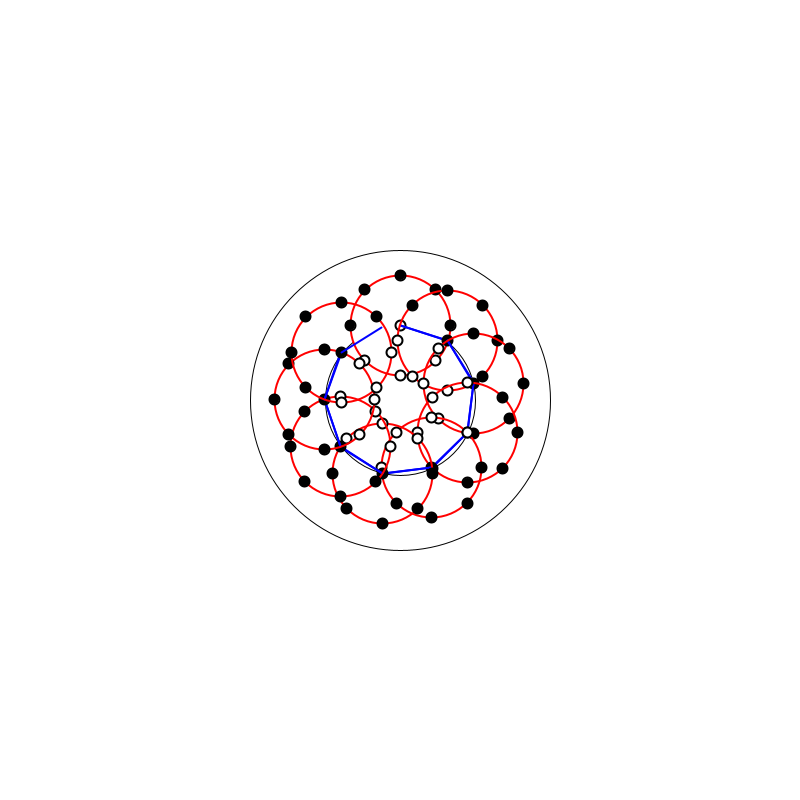
Frame 1 (no input)
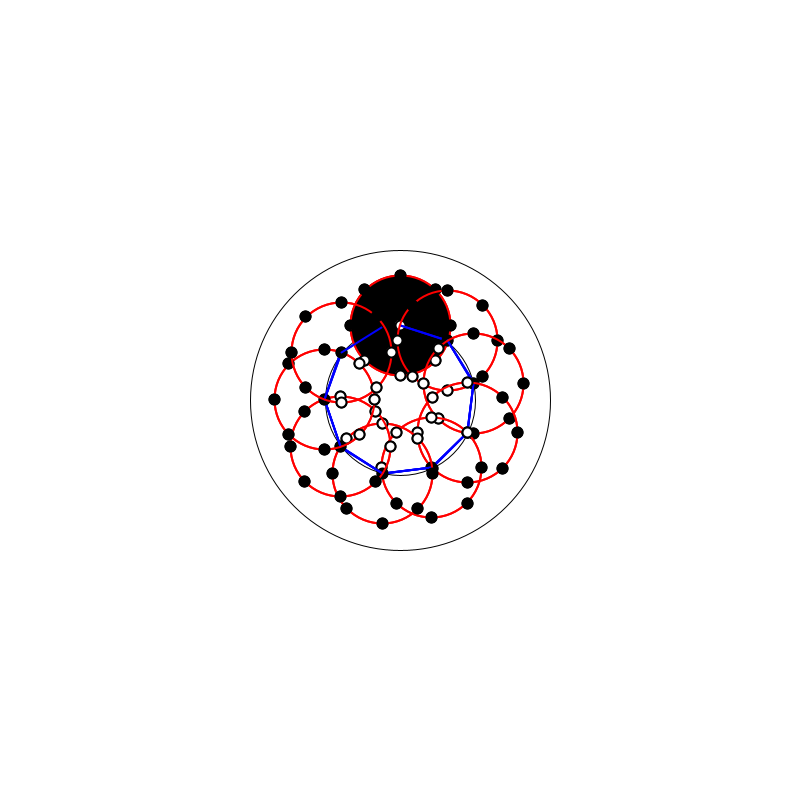
Frame 2 (the mouse pressed at the canvas centre, redrawn once)

The Processing sketch that drew these frames (run headless with seeded random() and noise(); the mouse was pressed at the canvas centre and the sketch redrawn once):

// Processing sketch: implicit_poly2D
// ── implicit_poly2D.pde
float r;
IntList radius;
IntList weight;
IntList cx;
IntList cy;
float threshold=0;
FloatList cPointX;
FloatList cPointY;

float[] table;
int[] table2; 
float ex, ey, eex, eey;

void setup() {
  size(800, 800);
  smooth();
  strokeWeight(1);

  background(255);
  
  noLoop();


  table = new float[9];
  table2 = new int[9];

  cx = new IntList();
  cy = new IntList();
  radius = new IntList();
  weight = new IntList();

  cx.append(400);
  cy.append(400);
  radius.append(150);
  weight.append(2);

  threshold =1.0;
  r=50;
  
  ellipse(cx.get(0), cy.get(0), radius.get(0)*2, radius.get(0)*2);
  ellipse(cx.get(0), cy.get(0), radius.get(0), radius.get(0));
}

void draw() {
  strokeWeight(2);
  stroke(255, 0, 0);
  float x=width/2;
  float y=height/2-(radius.get(0)/2);

  point(x, y);
  ellipse(x, y, r*2, r*2);

  cPointX = new FloatList();
  cPointY = new FloatList();
  cPointX.append(x);
  cPointY.append(y);
  for (int i = 0; i < 360; i+=45) {
    float xx = r*cos(radians(i))+x;
    float yy = r*sin(radians(i))+y;


    point(xx, yy);

    cPointX.append(xx);
    cPointY.append(yy);
  }

  for (int j=0; j<cPointX.size(); j++)
  {
    table[j]=metaball(cPointX.get(j), cPointY.get(j), 1);
    print(table[j]+"\t");
    if (table[j]>=threshold)
    {
      table2[j] = 1;
    } else
    {
      table2[j] = 0;
    }
    fill(table2[j]*255);
    stroke(0);
    Grid_circle(10, cPointX.get(j), cPointY.get(j));
  }

  if (table[0]>=threshold) {
    if (table[3]<threshold) {
      ex=metalerp(cPointX.get(0), cPointX.get(3), table[0], table[3], threshold);
      ey=metalerp(cPointY.get(0), cPointY.get(3), table[0], table[3], threshold);
    } else if (table[7]<threshold) {
      ex=metalerp(cPointX.get(0), cPointX.get(7), table[0], table[7], threshold);
      ey=metalerp(cPointY.get(0), cPointY.get(7), table[0], table[7], threshold);
    }
  } else
  {
    if (table[3]<threshold) {
      ex=metalerp(cPointX.get(0), cPointX.get(3), table[0], table[7], threshold);
      ey=metalerp(cPointY.get(0), cPointY.get(3), table[0], table[7], threshold);
    } else if (table[7]<threshold) {
      ex=metalerp(cPointX.get(0), cPointX.get(7), table[0], table[7], threshold);
      ey=metalerp(cPointY.get(0), cPointY.get(7), table[0], table[7], threshold);
    }
  }


  if ((table[1]>=threshold)&&(table[8]<threshold)) {
    eex=metalerp(cPointX.get(1), cPointX.get(8), table[1], table[8], threshold);
    eey=metalerp(cPointY.get(1), cPointY.get(8), table[1], table[8], threshold);
  } else if ((table[2]>=threshold)&&(table[1]<threshold)) {
    eex=metalerp(cPointX.get(2), cPointX.get(1), table[2], table[1], threshold);
    eey=metalerp(cPointY.get(2), cPointY.get(1), table[2], table[1], threshold);
  } else if ((table[3]>=threshold)&&(table[2]<threshold)) {
    eex=metalerp(cPointX.get(3), cPointX.get(2), table[3], table[2], threshold);
    eey=metalerp(cPointY.get(3), cPointY.get(2), table[3], table[2], threshold);
  } else if ((table[4]>=threshold)&&(table[3]<threshold)) {
    eex=metalerp(cPointX.get(4), cPointX.get(3), table[4], table[3], threshold);
    eey=metalerp(cPointY.get(4), cPointY.get(3), table[4], table[3], threshold);
  } else if ((table[5]>=threshold)&&(table[4]<threshold)) {
    eex=metalerp(cPointX.get(5), cPointX.get(4), table[5], table[4], threshold);
    eey=metalerp(cPointY.get(5), cPointY.get(4), table[5], table[4], threshold);
  } else if ((table[6]>=threshold)&&(table[5]<threshold)) {
    eex=metalerp(cPointX.get(6), cPointX.get(5), table[6], table[5], threshold);
    eey=metalerp(cPointY.get(6), cPointY.get(5), table[6], table[5], threshold);
  } else if ((table[7]>=threshold)&&(table[6]<threshold)) {
    eex=metalerp(cPointX.get(7), cPointX.get(6), table[7], table[6], threshold);
    eey=metalerp(cPointY.get(7), cPointY.get(6), table[7], table[6], threshold);
  } else if ((table[8]>=threshold)&&(table[7]<threshold)) {
    eex=metalerp(cPointX.get(8), cPointX.get(7), table[8], table[7], threshold);
    eey=metalerp(cPointY.get(8), cPointY.get(7), table[8], table[7], threshold);
  }

  stroke(0,0,255);
  strokeWeight(2);
  line(ex, ey, eex, eey);
  
  PVector p = new PVector();
  PVector p1 = new PVector();
  p.set(ex,ey);
  p1.set(eex,eey);
  p1.sub(ex,ey);
  print(p1);
  p1.normalize();
  print(p1);
  p1.mult(r);
    print(p1);
    p1.add(ex,ey);
    
    print(p1);
   line(ex, ey, p1.x, p1.y);
   x=p1.x;
  y=p1.y;
  
  noFill();
  strokeWeight(2);
  stroke(255, 0, 0);
  point(x, y);
  ellipse(x, y, r*2, r*2);
  
  cPointX = new FloatList();
  cPointY = new FloatList();
  cPointX.append(x);
  cPointY.append(y);
  for (int i = 0; i < 360; i+=45) {
    float xx = r*cos(radians(i))+x;
    float yy = r*sin(radians(i))+y;


    point(xx, yy);

    cPointX.append(xx);
    cPointY.append(yy);
  }
  
  print("\n");

  for (int j=0; j<cPointX.size(); j++)
  {
    table[j]=metaball(cPointX.get(j), cPointY.get(j), 1);
    print(table[j]+"\t");
    if (table[j]>=threshold)
    {
      table2[j] = 1;
    } else
    {
      table2[j] = 0;
    }
    fill(table2[j]*255);
    stroke(0);
    Grid_circle(10, cPointX.get(j), cPointY.get(j));
  }

  //if (table[0]>=threshold) {
  //  if (table[3]<threshold) {
  //    ex=metalerp(cPointX.get(0), cPointX.get(3), table[0], table[3], threshold);
  //    ey=metalerp(cPointY.get(0), cPointY.get(3), table[0], table[3], threshold);
  //  } else if (table[7]<threshold) {
  //    ex=metalerp(cPointX.get(0), cPointX.get(7), table[0], table[7], threshold);
  //    ey=metalerp(cPointY.get(0), cPointY.get(7), table[0], table[7], threshold);
  //  }
  //} else
  //{
  //  if (table[3]<threshold) {
  //    ex=metalerp(cPointX.get(0), cPointX.get(3), table[0], table[7], threshold);
  //    ey=metalerp(cPointY.get(0), cPointY.get(3), table[0], table[7], threshold);
  //  } else if (table[7]<threshold) {
  //    ex=metalerp(cPointX.get(0), cPointX.get(7), table[0], table[7], threshold);
  //    ey=metalerp(cPointY.get(0), cPointY.get(7), table[0], table[7], threshold);
  //  }
  //}  
  ex=cPointX.get(0);
  ey=cPointY.get(0);
  
  if ((table[1]>=threshold)&&(table[8]<threshold)) {
    eex=metalerp(cPointX.get(1), cPointX.get(8), table[1], table[8], threshold);
    eey=metalerp(cPointY.get(1), cPointY.get(8), table[1], table[8], threshold);
  } else if ((table[2]>=threshold)&&(table[1]<threshold)) {
    eex=metalerp(cPointX.get(2), cPointX.get(1), table[2], table[1], threshold);
    eey=metalerp(cPointY.get(2), cPointY.get(1), table[2], table[1], threshold);
  } else if ((table[3]>=threshold)&&(table[2]<threshold)) {
    eex=metalerp(cPointX.get(3), cPointX.get(2), table[3], table[2], threshold);
    eey=metalerp(cPointY.get(3), cPointY.get(2), table[3], table[2], threshold);
  } else if ((table[4]>=threshold)&&(table[3]<threshold)) {
    eex=metalerp(cPointX.get(4), cPointX.get(3), table[4], table[3], threshold);
    eey=metalerp(cPointY.get(4), cPointY.get(3), table[4], table[3], threshold);
  } else if ((table[5]>=threshold)&&(table[4]<threshold)) {
    eex=metalerp(cPointX.get(5), cPointX.get(4), table[5], table[4], threshold);
    eey=metalerp(cPointY.get(5), cPointY.get(4), table[5], table[4], threshold);
  } else if ((table[6]>=threshold)&&(table[5]<threshold)) {
    eex=metalerp(cPointX.get(6), cPointX.get(5), table[6], table[5], threshold);
    eey=metalerp(cPointY.get(6), cPointY.get(5), table[6], table[5], threshold);
  } else if ((table[7]>=threshold)&&(table[6]<threshold)) {
    eex=metalerp(cPointX.get(7), cPointX.get(6), table[7], table[6], threshold);
    eey=metalerp(cPointY.get(7), cPointY.get(6), table[7], table[6], threshold);
  } else if ((table[8]>=threshold)&&(table[7]<threshold)) {
    eex=metalerp(cPointX.get(8), cPointX.get(7), table[8], table[7], threshold);
    eey=metalerp(cPointY.get(8), cPointY.get(7), table[8], table[7], threshold);
  }

  stroke(0,0,255);
  strokeWeight(2);
  line(ex, ey, eex, eey);
  
  
  
   p = new PVector();
   p1 = new PVector();
  p.set(ex,ey);
  p1.set(eex,eey);
  p1.sub(ex,ey);
  print(p1);
  p1.normalize();
  print(p1);
  p1.mult(r);
    print(p1);
    p1.add(ex,ey);
    
    print(p1);
   line(ex, ey, p1.x, p1.y);
   x=p1.x;
  y=p1.y;
  
  
  noFill();
  strokeWeight(2);
  stroke(255, 0, 0);
  point(x, y);
  ellipse(x, y, r*2, r*2);
  
  cPointX = new FloatList();
  cPointY = new FloatList();
  cPointX.append(x);
  cPointY.append(y);
  for (int i = 0; i < 360; i+=45) {
    float xx = r*cos(radians(i))+x;
    float yy = r*sin(radians(i))+y;


    point(xx, yy);

    cPointX.append(xx);
    cPointY.append(yy);
  }

    print("\n");
  for (int j=0; j<cPointX.size(); j++)
  {
    table[j]=metaball(cPointX.get(j), cPointY.get(j), 1);
    print(table[j]+"\t");
    if (table[j]>=threshold)
    {
      table2[j] = 1;
    } else
    {
      table2[j] = 0;
    }
    fill(table2[j]*255);
    stroke(0);
    Grid_circle(10, cPointX.get(j), cPointY.get(j));
  }

  //if (table[0]>=threshold) {
  //  if (table[3]<threshold) {
  //    ex=metalerp(cPointX.get(0), cPointX.get(3), table[0], table[3], threshold);
  //    ey=metalerp(cPointY.get(0), cPointY.get(3), table[0], table[3], threshold);
  //  } else if (table[7]<threshold) {
  //    ex=metalerp(cPointX.get(0), cPointX.get(7), table[0], table[7], threshold);
  //    ey=metalerp(cPointY.get(0), cPointY.get(7), table[0], table[7], threshold);
  //  }
  //} else
  //{
  //  if (table[3]<threshold) {
  //    ex=metalerp(cPointX.get(0), cPointX.get(3), table[0], table[7], threshold);
  //    ey=metalerp(cPointY.get(0), cPointY.get(3), table[0], table[7], threshold);
  //  } else if (table[7]<threshold) {
  //    ex=metalerp(cPointX.get(0), cPointX.get(7), table[0], table[7], threshold);
  //    ey=metalerp(cPointY.get(0), cPointY.get(7), table[0], table[7], threshold);
  //  }
  //}
   ex=cPointX.get(0);
  ey=cPointY.get(0);
  
  if ((table[1]>=threshold)&&(table[8]<threshold)) {
    eex=metalerp(cPointX.get(1), cPointX.get(8), table[1], table[8], threshold);
    eey=metalerp(cPointY.get(1), cPointY.get(8), table[1], table[8], threshold);
  } else if ((table[2]>=threshold)&&(table[1]<threshold)) {
    eex=metalerp(cPointX.get(2), cPointX.get(1), table[2], table[1], threshold);
    eey=metalerp(cPointY.get(2), cPointY.get(1), table[2], table[1], threshold);
  } else if ((table[3]>=threshold)&&(table[2]<threshold)) {
    eex=metalerp(cPointX.get(3), cPointX.get(2), table[3], table[2], threshold);
    eey=metalerp(cPointY.get(3), cPointY.get(2), table[3], table[2], threshold);
  } else if ((table[4]>=threshold)&&(table[3]<threshold)) {
    eex=metalerp(cPointX.get(4), cPointX.get(3), table[4], table[3], threshold);
    eey=metalerp(cPointY.get(4), cPointY.get(3), table[4], table[3], threshold);
  } else if ((table[5]>=threshold)&&(table[4]<threshold)) {
    eex=metalerp(cPointX.get(5), cPointX.get(4), table[5], table[4], threshold);
    eey=metalerp(cPointY.get(5), cPointY.get(4), table[5], table[4], threshold);
  } else if ((table[6]>=threshold)&&(table[5]<threshold)) {
    eex=metalerp(cPointX.get(6), cPointX.get(5), table[6], table[5], threshold);
    eey=metalerp(cPointY.get(6), cPointY.get(5), table[6], table[5], threshold);
  } else if ((table[7]>=threshold)&&(table[6]<threshold)) {
    eex=metalerp(cPointX.get(7), cPointX.get(6), table[7], table[6], threshold);
    eey=metalerp(cPointY.get(7), cPointY.get(6), table[7], table[6], threshold);
  } else if ((table[8]>=threshold)&&(table[7]<threshold)) {
    eex=metalerp(cPointX.get(8), cPointX.get(7), table[8], table[7], threshold);
    eey=metalerp(cPointY.get(8), cPointY.get(7), table[8], table[7], threshold);
  }

  stroke(0,0,255);
  strokeWeight(2);
  line(ex, ey, eex, eey);
  
   p = new PVector();
   p1 = new PVector();
  p.set(ex,ey);
  p1.set(eex,eey);
  p1.sub(ex,ey);
  print(p1);
  p1.normalize();
  print(p1);
  p1.mult(r);
    print(p1);
    p1.add(ex,ey);
    
    print(p1);
   line(ex, ey, p1.x, p1.y);
   x=p1.x;
  y=p1.y;
  
  
  noFill();
  strokeWeight(2);
  stroke(255, 0, 0);
  point(x, y);
  ellipse(x, y, r*2, r*2);
  
  cPointX = new FloatList();
  cPointY = new FloatList();
  cPointX.append(x);
  cPointY.append(y);
  for (int i = 0; i < 360; i+=45) {
    float xx = r*cos(radians(i))+x;
    float yy = r*sin(radians(i))+y;


    point(xx, yy);

    cPointX.append(xx);
    cPointY.append(yy);
  }

    print("\n");
  for (int j=0; j<cPointX.size(); j++)
  {
    table[j]=metaball(cPointX.get(j), cPointY.get(j), 1);
    print(table[j]+"\t");
    if (table[j]>=threshold)
    {
      table2[j] = 1;
    } else
    {
      table2[j] = 0;
    }
    fill(table2[j]*255);
    stroke(0);
    Grid_circle(10, cPointX.get(j), cPointY.get(j));
  }

  //if (table[0]>=threshold) {
  //  if (table[3]<threshold) {
  //    ex=metalerp(cPointX.get(0), cPointX.get(3), table[0], table[3], threshold);
  //    ey=metalerp(cPointY.get(0), cPointY.get(3), table[0], table[3], threshold);
  //  } else if (table[7]<threshold) {
  //    ex=metalerp(cPointX.get(0), cPointX.get(7), table[0], table[7], threshold);
  //    ey=metalerp(cPointY.get(0), cPointY.get(7), table[0], table[7], threshold);
  //  }
  //} else
  //{
  //  if (table[3]<threshold) {
  //    ex=metalerp(cPointX.get(0), cPointX.get(3), table[0], table[7], threshold);
  //    ey=metalerp(cPointY.get(0), cPointY.get(3), table[0], table[7], threshold);
  //  } else if (table[7]<threshold) {
  //    ex=metalerp(cPointX.get(0), cPointX.get(7), table[0], table[7], threshold);
  //    ey=metalerp(cPointY.get(0), cPointY.get(7), table[0], table[7], threshold);
  //  }
  //}
   ex=cPointX.get(0);
  ey=cPointY.get(0);
  
  if ((table[1]>=threshold)&&(table[8]<threshold)) {
    eex=metalerp(cPointX.get(1), cPointX.get(8), table[1], table[8], threshold);
    eey=metalerp(cPointY.get(1), cPointY.get(8), table[1], table[8], threshold);
  } else if ((table[2]>=threshold)&&(table[1]<threshold)) {
    eex=metalerp(cPointX.get(2), cPointX.get(1), table[2], table[1], threshold);
    eey=metalerp(cPointY.get(2), cPointY.get(1), table[2], table[1], threshold);
  } else if ((table[3]>=threshold)&&(table[2]<threshold)) {
    eex=metalerp(cPointX.get(3), cPointX.get(2), table[3], table[2], threshold);
    eey=metalerp(cPointY.get(3), cPointY.get(2), table[3], table[2], threshold);
  } else if ((table[4]>=threshold)&&(table[3]<threshold)) {
    eex=metalerp(cPointX.get(4), cPointX.get(3), table[4], table[3], threshold);
    eey=metalerp(cPointY.get(4), cPointY.get(3), table[4], table[3], threshold);
  } else if ((table[5]>=threshold)&&(table[4]<threshold)) {
    eex=metalerp(cPointX.get(5), cPointX.get(4), table[5], table[4], threshold);
    eey=metalerp(cPointY.get(5), cPointY.get(4), table[5], table[4], threshold);
  } else if ((table[6]>=threshold)&&(table[5]<threshold)) {
    eex=metalerp(cPointX.get(6), cPointX.get(5), table[6], table[5], threshold);
    eey=metalerp(cPointY.get(6), cPointY.get(5), table[6], table[5], threshold);
  } else if ((table[7]>=threshold)&&(table[6]<threshold)) {
    eex=metalerp(cPointX.get(7), cPointX.get(6), table[7], table[6], threshold);
    eey=metalerp(cPointY.get(7), cPointY.get(6), table[7], table[6], threshold);
  } else if ((table[8]>=threshold)&&(table[7]<threshold)) {
    eex=metalerp(cPointX.get(8), cPointX.get(7), table[8], table[7], threshold);
    eey=metalerp(cPointY.get(8), cPointY.get(7), table[8], table[7], threshold);
  }

  stroke(0,0,255);
  strokeWeight(2);
  line(ex, ey, eex, eey);
  
     p = new PVector();
   p1 = new PVector();
  p.set(ex,ey);
  p1.set(eex,eey);
  p1.sub(ex,ey);
  print(p1);
  p1.normalize();
  print(p1);
  p1.mult(r);
    print(p1);
    p1.add(ex,ey);
    
    print(p1);
   line(ex, ey, p1.x, p1.y);
   x=p1.x;
  y=p1.y;
  
  noFill();
  strokeWeight(2);
  stroke(255, 0, 0);
  point(x, y);
  ellipse(x, y, r*2, r*2);
  
  cPointX = new FloatList();
  cPointY = new FloatList();
  cPointX.append(x);
  cPointY.append(y);
  for (int i = 0; i < 360; i+=45) {
    float xx = r*cos(radians(i))+x;
    float yy = r*sin(radians(i))+y;


    point(xx, yy);

    cPointX.append(xx);
    cPointY.append(yy);
  }

    print("\n");
  for (int j=0; j<cPointX.size(); j++)
  {
    table[j]=metaball(cPointX.get(j), cPointY.get(j), 1);
    print(table[j]+"\t");
    if (table[j]>=threshold)
    {
      table2[j] = 1;
    } else
    {
      table2[j] = 0;
    }
    fill(table2[j]*255);
    stroke(0);
    Grid_circle(10, cPointX.get(j), cPointY.get(j));
  }

  //if (table[0]>=threshold) {
  //  if (table[3]<threshold) {
  //    ex=metalerp(cPointX.get(0), cPointX.get(3), table[0], table[3], threshold);
  //    ey=metalerp(cPointY.get(0), cPointY.get(3), table[0], table[3], threshold);
  //  } else if (table[7]<threshold) {
  //    ex=metalerp(cPointX.get(0), cPointX.get(7), table[0], table[7], threshold);
  //    ey=metalerp(cPointY.get(0), cPointY.get(7), table[0], table[7], threshold);
  //  }
  //} else
  //{
  //  if (table[3]<threshold) {
  //    ex=metalerp(cPointX.get(0), cPointX.get(3), table[0], table[7], threshold);
  //    ey=metalerp(cPointY.get(0), cPointY.get(3), table[0], table[7], threshold);
  //  } else if (table[7]<threshold) {
  //    ex=metalerp(cPointX.get(0), cPointX.get(7), table[0], table[7], threshold);
  //    ey=metalerp(cPointY.get(0), cPointY.get(7), table[0], table[7], threshold);
  //  }
  //}
   ex=cPointX.get(0);
  ey=cPointY.get(0);
  
  if ((table[1]>=threshold)&&(table[8]<threshold)) {
    eex=metalerp(cPointX.get(1), cPointX.get(8), table[1], table[8], threshold);
    eey=metalerp(cPointY.get(1), cPointY.get(8), table[1], table[8], threshold);
  } else if ((table[2]>=threshold)&&(table[1]<threshold)) {
    eex=metalerp(cPointX.get(2), cPointX.get(1), table[2], table[1], threshold);
    eey=metalerp(cPointY.get(2), cPointY.get(1), table[2], table[1], threshold);
  } else if ((table[3]>=threshold)&&(table[2]<threshold)) {
    eex=metalerp(cPointX.get(3), cPointX.get(2), table[3], table[2], threshold);
    eey=metalerp(cPointY.get(3), cPointY.get(2), table[3], table[2], threshold);
  } else if ((table[4]>=threshold)&&(table[3]<threshold)) {
    eex=metalerp(cPointX.get(4), cPointX.get(3), table[4], table[3], threshold);
    eey=metalerp(cPointY.get(4), cPointY.get(3), table[4], table[3], threshold);
  } else if ((table[5]>=threshold)&&(table[4]<threshold)) {
    eex=metalerp(cPointX.get(5), cPointX.get(4), table[5], table[4], threshold);
    eey=metalerp(cPointY.get(5), cPointY.get(4), table[5], table[4], threshold);
  } else if ((table[6]>=threshold)&&(table[5]<threshold)) {
    eex=metalerp(cPointX.get(6), cPointX.get(5), table[6], table[5], threshold);
    eey=metalerp(cPointY.get(6), cPointY.get(5), table[6], table[5], threshold);
  } else if ((table[7]>=threshold)&&(table[6]<threshold)) {
    eex=metalerp(cPointX.get(7), cPointX.get(6), table[7], table[6], threshold);
    eey=metalerp(cPointY.get(7), cPointY.get(6), table[7], table[6], threshold);
  } else if ((table[8]>=threshold)&&(table[7]<threshold)) {
    eex=metalerp(cPointX.get(8), cPointX.get(7), table[8], table[7], threshold);
    eey=metalerp(cPointY.get(8), cPointY.get(7), table[8], table[7], threshold);
  }

  stroke(0,0,255);
  strokeWeight(2);
  line(ex, ey, eex, eey);
  
    p = new PVector();
   p1 = new PVector();
  p.set(ex,ey);
  p1.set(eex,eey);
  p1.sub(ex,ey);
  print(p1);
  p1.normalize();
  print(p1);
  p1.mult(r);
    print(p1);
    p1.add(ex,ey);
    
    print(p1);
   line(ex, ey, p1.x, p1.y);
   x=p1.x;
  y=p1.y;
  
  noFill();
  strokeWeight(2);
  stroke(255, 0, 0);
  point(x, y);
  ellipse(x, y, r*2, r*2);
  
  cPointX = new FloatList();
  cPointY = new FloatList();
  cPointX.append(x);
  cPointY.append(y);
  for (int i = 0; i < 360; i+=45) {
    float xx = r*cos(radians(i))+x;
    float yy = r*sin(radians(i))+y;


    point(xx, yy);

    cPointX.append(xx);
    cPointY.append(yy);
  }

    print("\n");
  for (int j=0; j<cPointX.size(); j++)
  {
    table[j]=metaball(cPointX.get(j), cPointY.get(j), 1);
    print(table[j]+"\t");
    if (table[j]>=threshold)
    {
      table2[j] = 1;
    } else
    {
      table2[j] = 0;
    }
    fill(table2[j]*255);
    stroke(0);
    Grid_circle(10, cPointX.get(j), cPointY.get(j));
  }

  //if (table[0]>=threshold) {
  //  if (table[3]<threshold) {
  //    ex=metalerp(cPointX.get(0), cPointX.get(3), table[0], table[3], threshold);
  //    ey=metalerp(cPointY.get(0), cPointY.get(3), table[0], table[3], threshold);
  //  } else if (table[7]<threshold) {
  //    ex=metalerp(cPointX.get(0), cPointX.get(7), table[0], table[7], threshold);
  //    ey=metalerp(cPointY.get(0), cPointY.get(7), table[0], table[7], threshold);
  //  }
  //} else
  //{
  //  if (table[3]<threshold) {
  //    ex=metalerp(cPointX.get(0), cPointX.get(3), table[0], table[7], threshold);
  //    ey=metalerp(cPointY.get(0), cPointY.get(3), table[0], table[7], threshold);
  //  } else if (table[7]<threshold) {
  //    ex=metalerp(cPointX.get(0), cPointX.get(7), table[0], table[7], threshold);
  //    ey=metalerp(cPointY.get(0), cPointY.get(7), table[0], table[7], threshold);
  //  }
  //}
   ex=cPointX.get(0);
  ey=cPointY.get(0);
  
  if ((table[1]>=threshold)&&(table[8]<threshold)) {
    eex=metalerp(cPointX.get(1), cPointX.get(8), table[1], table[8], threshold);
    eey=metalerp(cPointY.get(1), cPointY.get(8), table[1], table[8], threshold);
  } else if ((table[2]>=threshold)&&(table[1]<threshold)) {
    eex=metalerp(cPointX.get(2), cPointX.get(1), table[2], table[1], threshold);
    eey=metalerp(cPointY.get(2), cPointY.get(1), table[2], table[1], threshold);
  } else if ((table[3]>=threshold)&&(table[2]<threshold)) {
    eex=metalerp(cPointX.get(3), cPointX.get(2), table[3], table[2], threshold);
    eey=metalerp(cPointY.get(3), cPointY.get(2), table[3], table[2], threshold);
  } else if ((table[4]>=threshold)&&(table[3]<threshold)) {
    eex=metalerp(cPointX.get(4), cPointX.get(3), table[4], table[3], threshold);
    eey=metalerp(cPointY.get(4), cPointY.get(3), table[4], table[3], threshold);
  } else if ((table[5]>=threshold)&&(table[4]<threshold)) {
    eex=metalerp(cPointX.get(5), cPointX.get(4), table[5], table[4], threshold);
    eey=metalerp(cPointY.get(5), cPointY.get(4), table[5], table[4], threshold);
  } else if ((table[6]>=threshold)&&(table[5]<threshold)) {
    eex=metalerp(cPointX.get(6), cPointX.get(5), table[6], table[5], threshold);
    eey=metalerp(cPointY.get(6), cPointY.get(5), table[6], table[5], threshold);
  } else if ((table[7]>=threshold)&&(table[6]<threshold)) {
    eex=metalerp(cPointX.get(7), cPointX.get(6), table[7], table[6], threshold);
    eey=metalerp(cPointY.get(7), cPointY.get(6), table[7], table[6], threshold);
  } else if ((table[8]>=threshold)&&(table[7]<threshold)) {
    eex=metalerp(cPointX.get(8), cPointX.get(7), table[8], table[7], threshold);
    eey=metalerp(cPointY.get(8), cPointY.get(7), table[8], table[7], threshold);
  }

  stroke(0,0,255);
  strokeWeight(2);
  line(ex, ey, eex, eey);
  
    p = new PVector();
   p1 = new PVector();
  p.set(ex,ey);
  p1.set(eex,eey);
  p1.sub(ex,ey);
  print(p1);
  p1.normalize();
  print(p1);
  p1.mult(r);
    print(p1);
    p1.add(ex,ey);
    
    print(p1);
   line(ex, ey, p1.x, p1.y);
   x=p1.x;
  y=p1.y;
  
  noFill();
  strokeWeight(2);
  stroke(255, 0, 0);
  point(x, y);
  ellipse(x, y, r*2, r*2);
  
  cPointX = new FloatList();
  cPointY = new FloatList();
  cPointX.append(x);
  cPointY.append(y);
  for (int i = 0; i < 360; i+=45) {
    float xx = r*cos(radians(i))+x;
    float yy = r*sin(radians(i))+y;


    point(xx, yy);

    cPointX.append(xx);
    cPointY.append(yy);
  }

    print("\n");
  for (int j=0; j<cPointX.size(); j++)
  {
    table[j]=metaball(cPointX.get(j), cPointY.get(j), 1);
    print(table[j]+"\t");
    if (table[j]>=threshold)
    {
      table2[j] = 1;
    } else
    {
      table2[j] = 0;
    }
    fill(table2[j]*255);
    stroke(0);
    Grid_circle(10, cPointX.get(j), cPointY.get(j));
  }

  //if (table[0]>=threshold) {
  //  if (table[3]<threshold) {
  //    ex=metalerp(cPointX.get(0), cPointX.get(3), table[0], table[3], threshold);
  //    ey=metalerp(cPointY.get(0), cPointY.get(3), table[0], table[3], threshold);
  //  } else if (table[7]<threshold) {
  //    ex=metalerp(cPointX.get(0), cPointX.get(7), table[0], table[7], threshold);
  //    ey=metalerp(cPointY.get(0), cPointY.get(7), table[0], table[7], threshold);
  //  }
  //} else
  //{
  //  if (table[3]<threshold) {
  //    ex=metalerp(cPointX.get(0), cPointX.get(3), table[0], table[7], threshold);
  //    ey=metalerp(cPointY.get(0), cPointY.get(3), table[0], table[7], threshold);
  //  } else if (table[7]<threshold) {
  //    ex=metalerp(cPointX.get(0), cPointX.get(7), table[0], table[7], threshold);
  //    ey=metalerp(cPointY.get(0), cPointY.get(7), table[0], table[7], threshold);
  //  }
  //}
   ex=cPointX.get(0);
  ey=cPointY.get(0);
  
  if ((table[1]>=threshold)&&(table[8]<threshold)) {
    eex=metalerp(cPointX.get(1), cPointX.get(8), table[1], table[8], threshold);
    eey=metalerp(cPointY.get(1), cPointY.get(8), table[1], table[8], threshold);
  } else if ((table[2]>=threshold)&&(table[1]<threshold)) {
    eex=metalerp(cPointX.get(2), cPointX.get(1), table[2], table[1], threshold);
    eey=metalerp(cPointY.get(2), cPointY.get(1), table[2], table[1], threshold);
  } else if ((table[3]>=threshold)&&(table[2]<threshold)) {
    eex=metalerp(cPointX.get(3), cPointX.get(2), table[3], table[2], threshold);
    eey=metalerp(cPointY.get(3), cPointY.get(2), table[3], table[2], threshold);
  } else if ((table[4]>=threshold)&&(table[3]<threshold)) {
    eex=metalerp(cPointX.get(4), cPointX.get(3), table[4], table[3], threshold);
    eey=metalerp(cPointY.get(4), cPointY.get(3), table[4], table[3], threshold);
  } else if ((table[5]>=threshold)&&(table[4]<threshold)) {
    eex=metalerp(cPointX.get(5), cPointX.get(4), table[5], table[4], threshold);
    eey=metalerp(cPointY.get(5), cPointY.get(4), table[5], table[4], threshold);
  } else if ((table[6]>=threshold)&&(table[5]<threshold)) {
    eex=metalerp(cPointX.get(6), cPointX.get(5), table[6], table[5], threshold);
    eey=metalerp(cPointY.get(6), cPointY.get(5), table[6], table[5], threshold);
  } else if ((table[7]>=threshold)&&(table[6]<threshold)) {
    eex=metalerp(cPointX.get(7), cPointX.get(6), table[7], table[6], threshold);
    eey=metalerp(cPointY.get(7), cPointY.get(6), table[7], table[6], threshold);
  } else if ((table[8]>=threshold)&&(table[7]<threshold)) {
    eex=metalerp(cPointX.get(8), cPointX.get(7), table[8], table[7], threshold);
    eey=metalerp(cPointY.get(8), cPointY.get(7), table[8], table[7], threshold);
  }

  stroke(0,0,255);
  strokeWeight(2);
  line(ex, ey, eex, eey);
  
     p = new PVector();
   p1 = new PVector();
  p.set(ex,ey);
  p1.set(eex,eey);
  p1.sub(ex,ey);
  print(p1);
  p1.normalize();
  print(p1);
  p1.mult(r);
    print(p1);
    p1.add(ex,ey);
    
    print(p1);
   line(ex, ey, p1.x, p1.y);
   x=p1.x;
  y=p1.y;
  
  noFill();
  strokeWeight(2);
  stroke(255, 0, 0);
  point(x, y);
  ellipse(x, y, r*2, r*2);
  
  cPointX = new FloatList();
  cPointY = new FloatList();
  cPointX.append(x);
  cPointY.append(y);
  for (int i = 0; i < 360; i+=45) {
    float xx = r*cos(radians(i))+x;
    float yy = r*sin(radians(i))+y;


    point(xx, yy);

    cPointX.append(xx);
    cPointY.append(yy);
  }

    print("\n");
  for (int j=0; j<cPointX.size(); j++)
  {
    table[j]=metaball(cPointX.get(j), cPointY.get(j), 1);
    print(table[j]+"\t");
    if (table[j]>=threshold)
    {
      table2[j] = 1;
    } else
    {
      table2[j] = 0;
    }
    fill(table2[j]*255);
    stroke(0);
    Grid_circle(10, cPointX.get(j), cPointY.get(j));
  }

  //if (table[0]>=threshold) {
  //  if (table[3]<threshold) {
  //    ex=metalerp(cPointX.get(0), cPointX.get(3), table[0], table[3], threshold);
  //    ey=metalerp(cPointY.get(0), cPointY.get(3), table[0], table[3], threshold);
  //  } else if (table[7]<threshold) {
  //    ex=metalerp(cPointX.get(0), cPointX.get(7), table[0], table[7], threshold);
  //    ey=metalerp(cPointY.get(0), cPointY.get(7), table[0], table[7], threshold);
  //  }
  //} else
  //{
  //  if (table[3]<threshold) {
  //    ex=metalerp(cPointX.get(0), cPointX.get(3), table[0], table[7], threshold);
  //    ey=metalerp(cPointY.get(0), cPointY.get(3), table[0], table[7], threshold);
  //  } else if (table[7]<threshold) {
  //    ex=metalerp(cPointX.get(0), cPointX.get(7), table[0], table[7], threshold);
  //    ey=metalerp(cPointY.get(0), cPointY.get(7), table[0], table[7], threshold);
  //  }
  //}
   ex=cPointX.get(0);
  ey=cPointY.get(0);
  
  if ((table[1]>=threshold)&&(table[8]<threshold)) {
    eex=metalerp(cPointX.get(1), cPointX.get(8), table[1], table[8], threshold);
    eey=metalerp(cPointY.get(1), cPointY.get(8), table[1], table[8], threshold);
  } else if ((table[2]>=threshold)&&(table[1]<threshold)) {
    eex=metalerp(cPointX.get(2), cPointX.get(1), table[2], table[1], threshold);
    eey=metalerp(cPointY.get(2), cPointY.get(1), table[2], table[1], threshold);
  } else if ((table[3]>=threshold)&&(table[2]<threshold)) {
    eex=metalerp(cPointX.get(3), cPointX.get(2), table[3], table[2], threshold);
    eey=metalerp(cPointY.get(3), cPointY.get(2), table[3], table[2], threshold);
  } else if ((table[4]>=threshold)&&(table[3]<threshold)) {
    eex=metalerp(cPointX.get(4), cPointX.get(3), table[4], table[3], threshold);
    eey=metalerp(cPointY.get(4), cPointY.get(3), table[4], table[3], threshold);
  } else if ((table[5]>=threshold)&&(table[4]<threshold)) {
    eex=metalerp(cPointX.get(5), cPointX.get(4), table[5], table[4], threshold);
    eey=metalerp(cPointY.get(5), cPointY.get(4), table[5], table[4], threshold);
  } else if ((table[6]>=threshold)&&(table[5]<threshold)) {
    eex=metalerp(cPointX.get(6), cPointX.get(5), table[6], table[5], threshold);
    eey=metalerp(cPointY.get(6), cPointY.get(5), table[6], table[5], threshold);
  } else if ((table[7]>=threshold)&&(table[6]<threshold)) {
    eex=metalerp(cPointX.get(7), cPointX.get(6), table[7], table[6], threshold);
    eey=metalerp(cPointY.get(7), cPointY.get(6), table[7], table[6], threshold);
  } else if ((table[8]>=threshold)&&(table[7]<threshold)) {
    eex=metalerp(cPointX.get(8), cPointX.get(7), table[8], table[7], threshold);
    eey=metalerp(cPointY.get(8), cPointY.get(7), table[8], table[7], threshold);
  }

  stroke(0,0,255);
  strokeWeight(2);
  line(ex, ey, eex, eey);
  
   
     p = new PVector();
   p1 = new PVector();
  p.set(ex,ey);
  p1.set(eex,eey);
  p1.sub(ex,ey);
  print(p1);
  p1.normalize();
  print(p1);
  p1.mult(r);
    print(p1);
    p1.add(ex,ey);
    
    print(p1);
   line(ex, ey, p1.x, p1.y);
   x=p1.x;
  y=p1.y;
  
  noFill();
  strokeWeight(2);
  stroke(255, 0, 0);
  point(x, y);
  ellipse(x, y, r*2, r*2);
  
  cPointX = new FloatList();
  cPointY = new FloatList();
  cPointX.append(x);
  cPointY.append(y);
  for (int i = 0; i < 360; i+=45) {
    float xx = r*cos(radians(i))+x;
    float yy = r*sin(radians(i))+y;


    point(xx, yy);

    cPointX.append(xx);
    cPointY.append(yy);
  }

    print("\n");
  for (int j=0; j<cPointX.size(); j++)
  {
    table[j]=metaball(cPointX.get(j), cPointY.get(j), 1);
    print(table[j]+"\t");
    if (table[j]>=threshold)
    {
      table2[j] = 1;
    } else
    {
      table2[j] = 0;
    }
    fill(table2[j]*255);
    stroke(0);
    Grid_circle(10, cPointX.get(j), cPointY.get(j));
  }

  //if (table[0]>=threshold) {
  //  if (table[3]<threshold) {
  //    ex=metalerp(cPointX.get(0), cPointX.get(3), table[0], table[3], threshold);
  //    ey=metalerp(cPointY.get(0), cPointY.get(3), table[0], table[3], threshold);
  //  } else if (table[7]<threshold) {
  //    ex=metalerp(cPointX.get(0), cPointX.get(7), table[0], table[7], threshold);
  //    ey=metalerp(cPointY.get(0), cPointY.get(7), table[0], table[7], threshold);
  //  }
  //} else
  //{
  //  if (table[3]<threshold) {
  //    ex=metalerp(cPointX.get(0), cPointX.get(3), table[0], table[7], threshold);
  //    ey=metalerp(cPointY.get(0), cPointY.get(3), table[0], table[7], threshold);
  //  } else if (table[7]<threshold) {
  //    ex=metalerp(cPointX.get(0), cPointX.get(7), table[0], table[7], threshold);
  //    ey=metalerp(cPointY.get(0), cPointY.get(7), table[0], table[7], threshold);
  //  }
  //}
   ex=cPointX.get(0);
  ey=cPointY.get(0);
  
  if ((table[1]>=threshold)&&(table[8]<threshold)) {
    eex=metalerp(cPointX.get(1), cPointX.get(8), table[1], table[8], threshold);
    eey=metalerp(cPointY.get(1), cPointY.get(8), table[1], table[8], threshold);
  } else if ((table[2]>=threshold)&&(table[1]<threshold)) {
    eex=metalerp(cPointX.get(2), cPointX.get(1), table[2], table[1], threshold);
    eey=metalerp(cPointY.get(2), cPointY.get(1), table[2], table[1], threshold);
  } else if ((table[3]>=threshold)&&(table[2]<threshold)) {
    eex=metalerp(cPointX.get(3), cPointX.get(2), table[3], table[2], threshold);
    eey=metalerp(cPointY.get(3), cPointY.get(2), table[3], table[2], threshold);
  } else if ((table[4]>=threshold)&&(table[3]<threshold)) {
    eex=metalerp(cPointX.get(4), cPointX.get(3), table[4], table[3], threshold);
    eey=metalerp(cPointY.get(4), cPointY.get(3), table[4], table[3], threshold);
  } else if ((table[5]>=threshold)&&(table[4]<threshold)) {
    eex=metalerp(cPointX.get(5), cPointX.get(4), table[5], table[4], threshold);
    eey=metalerp(cPointY.get(5), cPointY.get(4), table[5], table[4], threshold);
  } else if ((table[6]>=threshold)&&(table[5]<threshold)) {
    eex=metalerp(cPointX.get(6), cPointX.get(5), table[6], table[5], threshold);
    eey=metalerp(cPointY.get(6), cPointY.get(5), table[6], table[5], threshold);
  } else if ((table[7]>=threshold)&&(table[6]<threshold)) {
    eex=metalerp(cPointX.get(7), cPointX.get(6), table[7], table[6], threshold);
    eey=metalerp(cPointY.get(7), cPointY.get(6), table[7], table[6], threshold);
  } else if ((table[8]>=threshold)&&(table[7]<threshold)) {
    eex=metalerp(cPointX.get(8), cPointX.get(7), table[8], table[7], threshold);
    eey=metalerp(cPointY.get(8), cPointY.get(7), table[8], table[7], threshold);
  }

  stroke(0,0,255);
  strokeWeight(2);
  line(ex, ey, eex, eey);
  
 // line(eex,eey,width/2,height/2-(radius.get(0)/2));
  //line(ex,ey,width/2,height/2-(radius.get(0)/2));
  
  
}

void Grid_circle( int radius, float x, float y)
{

  ellipse(x, y, radius, radius);
}

float metaball(float x, float y, int button)
{

  float sum= 0;
  for (int n=0; n<radius.size(); n++)
  {

    //float d = sqrt(pow(cx.get(n)-(x*g_size), 2)+pow(cy.get(n)-(y*g_size), 2));
    float d= dist(cx.get(n), cy.get(n), x, y);
    //float di= pow(cx.get(n)-x*g_size, 2)+pow(cy.get(n)-y*g_size, 2);
    float r = radius.get(n);
    //float ri = r*r;


    switch(button)
    {
    case 0:
      /*meta ball*/
      if (d>=0 && d<=r/3)
      {
        sum+= weight.get(n)*(1-(3*pow(d, 2)/pow(r, 2)));
      } else if (d>r/3 && d<=r)
      {
        sum+= (3*weight.get(n)/2)*pow(1-(d/r), 2);
      } else
      {
        sum+= 0;
      }
      //print("metaball"+"\t");
      break;
    case 1:
      /*Soft Objects*/
      if (d>=0 && d<=r)
      {
        sum+= weight.get(n)*(1-(4*pow(d, 6)/(9*pow(r, 6)))+(17*pow(d, 4)/(9*pow(r, 4)))-(22*pow(d, 2)/(9*pow(r, 2))));
      } else
      {
        sum+=0;
      }
      //print("Soft Objects"+"\t");
      break;
    default:
      print("no metaball type: 0.metaball    1.Soft Objects");
    }
    //print(x+","+y+":"+int(sum)+"\t");
  }
  //print(x+","+y+":"+int(sum)+"\t");
  return sum;
}

float metalerp(float p0, float p1, float valp1, float valp2, float threshold)
{

  float mu;
  float p;
  if (abs(threshold-valp1) < 0.00001)
    return(p0);
  if (abs(threshold-valp2) < 0.00001)
    return(p1);
  if (abs(valp1-valp2) < 0.00001)
    return(p0);

  mu= (threshold-valp2)/(valp1-valp2);
  p = p1 + mu * (p0 - p1);

  return p;
}

PVector VertexInterp(float isolevel, PVector p1, PVector p2, float valp1, float valp2)
{

  float mu;
  PVector p = new PVector();

  if (abs(isolevel-valp1) < 0.00001)
    return(p1);
  if (abs(isolevel-valp2) < 0.00001)
    return(p2);
  if (abs(valp1-valp2) < 0.00001)
    return(p1);
  mu = (isolevel - valp1) / (valp2 - valp1);
  p.x = p1.x + mu * (p2.x - p1.x);
  p.y = p1.y + mu * (p2.y - p1.y);
  //p.z = p1.z + mu * (p2.z - p1.z);

  return(p);
}
